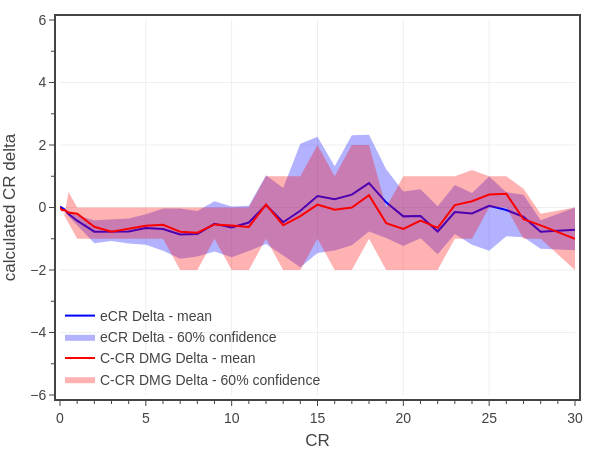

Write notebook code for a chart like this one.
### Code cell
# Fig. 3: DMG CR deltas
xCol = 'CR'
yCols = ['eCR Delta','C-CR DMG Delta']
aCols = [xCol] + yCols
colors = ['rgba(0,0,250,1)','rgba(250,0,0,1)']
fillcolors = ['rgba(0,0,250,0.3)','rgba(250,0,0,0.3)']

conf = 0.6
df1 = df0[df0[xCol].between(0,30) & df0['Category'].isin(['generic','legendary','unique'])]
dfM = df1[aCols].groupby(xCol).mean().reset_index()
dfU = df1[aCols].groupby(xCol).quantile(0.5 + conf/2).reset_index()
dfL = df1[aCols].groupby(xCol).quantile(0.5 - conf/2).reset_index()

# create figure
fig = go.Figure()

for yCol, color, fillcolor in zip(yCols, colors, fillcolors):
    fig.add_trace(go.Scatter(
        x=dfM[xCol], y=dfM[yCol],
        mode='lines', 
        name=f'{yCol} - mean',
        line=dict(color=color),
        hovertemplate='<b>mean</b><br>' + 'CR %{x:,.0f}<br>' + 'CR delta %{y:,.1f}<br>' + '<extra></extra>'
    ))

    fig.add_trace(go.Scatter(x=dfG[xCol], y=dfU[yCol], line_width=0, legendgroup=f'{yCol} confidence', showlegend=False, hoverinfo='skip'))
    fig.add_trace(go.Scatter(x=dfG[xCol], y=dfL[yCol], line_width=0, name=f'{yCol} - {conf:.0%} confidence', legendgroup=f'{yCol} confidence', hoverinfo='skip', fill='tonexty', fillcolor=fillcolor))

# show figure
fig.update_layout(
    template=tfb.FIG_TEMPLATE,
    xaxis=dict(title_text='CR', range=[0,30], tick0=0, dtick=5, minor=dict(tick0=0, dtick=1)),
    yaxis=dict(title_text='calculated CR delta', range=[-6,6], tick0=0, dtick=2, minor=dict(tick0=0, dtick=1)),
    legend=dict(xanchor='left', yanchor='bottom', x=0.00, y=0.00, bgcolor='rgba(0,0,0,0)'),
    width=600, 
    height=450,
)
fig.show(config=tfb.FIG_CONFIG)

# save figures
if SAVEFIGS:
    fig.update_layout(autosize=True, width=None, height=None)
    tfb.save_fig_html(fig, format='large', name=f'./fig-ecr-dmg-cr-delta-vs-cr-large', selector={'name': 'none'})
    tfb.save_fig_html(fig, format='small', name=f'./fig-ecr-dmg-cr-delta-vs-cr-small', selector={'name': 'none'})

### Figure 1 — Plotly figure (JSON) as saved in the notebook; plotly's stock layout.template omitted (floating-point values rounded to 4 significant figures)
{"data": [{"hovertemplate": "<b>mean</b><br>CR %{x:,.0f}<br>CR delta %{y:,.1f}<br><extra></extra>", "line": {"color": "rgba(0,0,250,1)"}, "mode": "lines", "name": "eCR Delta - mean", "type": "scatter", "x": [0.0, 0.125, 0.25, 0.5, 1.0, 2.0, 3.0, 4.0, 5.0, 6.0, 7.0, 8.0, 9.0, 10.0, 11.0, 12.0, 13.0, 14.0, 15.0, 16.0, 17.0, 18.0, 19.0, 20.0, 21.0, 22.0, 23.0, 24.0, 25.0, 26.0, 27.0, 28.0, 30.0], "y": [0.02575, -0.01483, -0.05727, -0.209, -0.4218, -0.7729, -0.7686, -0.7698, -0.6588, -0.6861, -0.8603, -0.8447, -0.5205, -0.6389, -0.4815, 0.08231, -0.4741, -0.1033, 0.3658, 0.2669, 0.4127, 0.7806, 0.1653, -0.2839, -0.274, -0.768, -0.1464, -0.192, 0.05422, -0.07914, -0.3015, -0.7786, -0.7128]}, {"hoverinfo": "skip", "legendgroup": "eCR Delta confidence", "line": {"width": 0}, "showlegend": false, "type": "scatter", "x": [0.0, 0.125, 0.25, 0.5, 1.0, 2.0, 3.0, 4.0, 5.0, 6.0, 7.0, 8.0, 9.0, 10.0, 11.0, 12.0, 13.0, 14.0, 15.0, 16.0, 17.0, 18.0, 19.0, 20.0, 21.0, 22.0, 23.0, 24.0, 25.0, 26.0, 27.0, 28.0, 30.0], "y": [0.04296, 0.01641, -0.01662, -0.1306, -0.2586, -0.4102, -0.3689, -0.3494, -0.215, -0.02823, -0.0301, -0.111, 0.201, 0.03456, 0.05678, 1.032, 0.6272, 2.04, 2.266, 1.318, 2.31, 2.33, 1.224, 0.5157, 0.585, 0.03909, 0.7222, 0.461, 0.9935, 0.4867, 0.4113, -0.4042, 0.0]}, {"fill": "tonexty", "fillcolor": "rgba(0,0,250,0.3)", "hoverinfo": "skip", "legendgroup": "eCR Delta confidence", "line": {"width": 0}, "name": "eCR Delta - 60% confidence", "type": "scatter", "x": [0.0, 0.125, 0.25, 0.5, 1.0, 2.0, 3.0, 4.0, 5.0, 6.0, 7.0, 8.0, 9.0, 10.0, 11.0, 12.0, 13.0, 14.0, 15.0, 16.0, 17.0, 18.0, 19.0, 20.0, 21.0, 22.0, 23.0, 24.0, 25.0, 26.0, 27.0, 28.0, 30.0], "y": [0.006373, -0.04596, -0.09302, -0.2788, -0.5684, -1.143, -1.068, -1.155, -1.188, -1.382, -1.637, -1.564, -1.411, -1.593, -1.39, -1.169, -1.534, -1.914, -1.46, -1.376, -1.209, -0.7655, -0.9791, -1.229, -0.9806, -1.493, -0.8457, -1.193, -1.387, -0.9197, -0.9528, -1.321, -1.37]}, {"hovertemplate": "<b>mean</b><br>CR %{x:,.0f}<br>CR delta %{y:,.1f}<br><extra></extra>", "line": {"color": "rgba(250,0,0,1)"}, "mode": "lines", "name": "C-CR DMG Delta - mean", "type": "scatter", "x": [0.0, 0.125, 0.25, 0.5, 1.0, 2.0, 3.0, 4.0, 5.0, 6.0, 7.0, 8.0, 9.0, 10.0, 11.0, 12.0, 13.0, 14.0, 15.0, 16.0, 17.0, 18.0, 19.0, 20.0, 21.0, 22.0, 23.0, 24.0, 25.0, 26.0, 27.0, 28.0, 30.0], "y": [0.0, -0.08929, -0.08178, -0.1604, -0.2015, -0.6162, -0.7759, -0.6694, -0.586, -0.5556, -0.7753, -0.8065, -0.5429, -0.5789, -0.6207, 0.09302, -0.5682, -0.2727, 0.09375, -0.07143, 0.0, 0.3913, -0.5, -0.6875, -0.4167, -0.6522, 0.07692, 0.2, 0.4167, 0.4375, -0.375, -0.5714, -1.0]}, {"hoverinfo": "skip", "legendgroup": "C-CR DMG Delta confidence", "line": {"width": 0}, "showlegend": false, "type": "scatter", "x": [0.0, 0.125, 0.25, 0.5, 1.0, 2.0, 3.0, 4.0, 5.0, 6.0, 7.0, 8.0, 9.0, 10.0, 11.0, 12.0, 13.0, 14.0, 15.0, 16.0, 17.0, 18.0, 19.0, 20.0, 21.0, 22.0, 23.0, 24.0, 25.0, 26.0, 27.0, 28.0, 30.0], "y": [0.0, -0.125, -0.25, 0.5, 0.0, 0.0, 0.0, 0.0, 0.0, 0.0, 0.0, 0.0, 0.0, 0.0, 0.0, 1.0, 1.0, 1.0, 2.0, 1.0, 2.0, 2.0, 0.0, 1.0, 1.0, 1.0, 1.0, 1.2, 1.0, 1.0, 0.6, -0.2, 0.0]}, {"fill": "tonexty", "fillcolor": "rgba(250,0,0,0.3)", "hoverinfo": "skip", "legendgroup": "C-CR DMG Delta confidence", "line": {"width": 0}, "name": "C-CR DMG Delta - 60% confidence", "type": "scatter", "x": [0.0, 0.125, 0.25, 0.5, 1.0, 2.0, 3.0, 4.0, 5.0, 6.0, 7.0, 8.0, 9.0, 10.0, 11.0, 12.0, 13.0, 14.0, 15.0, 16.0, 17.0, 18.0, 19.0, 20.0, 21.0, 22.0, 23.0, 24.0, 25.0, 26.0, 27.0, 28.0, 30.0], "y": [0.0, -0.125, -0.25, -0.5, -1.0, -1.0, -1.0, -1.0, -1.0, -1.0, -2.0, -2.0, -1.0, -2.0, -2.0, -1.0, -2.0, -2.0, -1.0, -2.0, -2.0, -1.0, -2.0, -2.0, -2.0, -2.0, -1.0, -1.0, 0.0, 0.0, -1.0, -1.0, -2.0]}], "layout": {"height": 450, "legend": {"bgcolor": "rgba(0,0,0,0)", "x": 0, "xanchor": "left", "y": 0, "yanchor": "bottom"}, "width": 600, "xaxis": {"dtick": 5, "minor": {"dtick": 1, "tick0": 0}, "range": [0, 30], "tick0": 0, "title": {"text": "CR"}}, "yaxis": {"dtick": 2, "minor": {"dtick": 1, "tick0": 0}, "range": [-6, 6], "tick0": 0, "title": {"text": "calculated CR delta"}}}}
